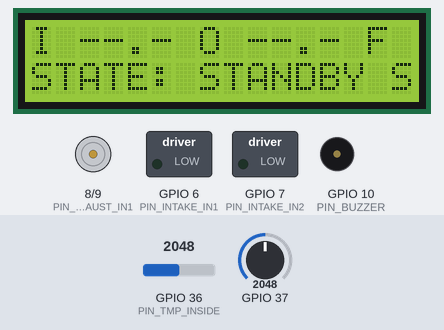
This sketch was run on a simulated ESP32. Shown: 16×2 character LCD, motor-driver pin pairs drawn as motors (green arrow = first pin HIGH = forward, orange = second pin HIGH = backward, longer = more drive), switched loads named in the sketch (green lamp = pin HIGH), buzzer (waves = sounding, pin HIGH). The test bench sets the inputs (shaded band); at power-on: GPIO 36 (PIN_TMP_INSIDE) = 2048, GPIO 37 = 2048. What the sketch prints to the serial monitor is not drawn.

Above: at 1.3 s.
1.4 s: GPIO 36 (PIN_TMP_INSIDE) set to 215
At 5.31 s:
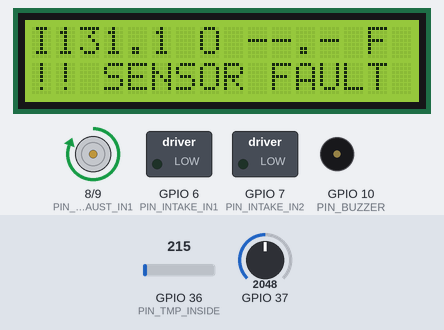
7.0 s: GPIO 37 set to 280
10.3 s: GPIO 37 set to 238
At 16.4 s:
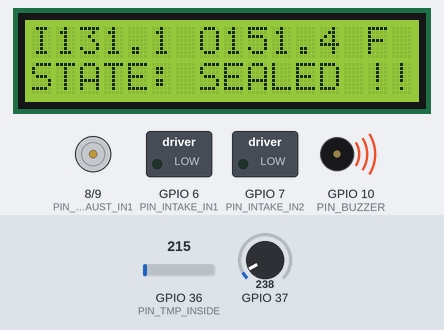
16.7 s: GPIO 36 (PIN_TMP_INSIDE) set to 246
At 18.2 s:
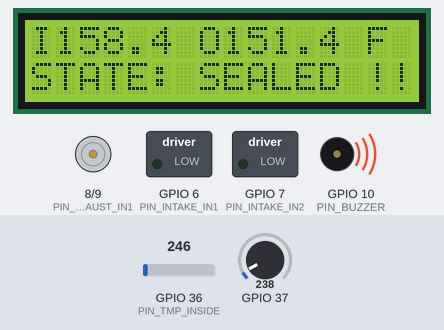
20.0 s: GPIO 36 (PIN_TMP_INSIDE) set to 279
At 25.43 s:
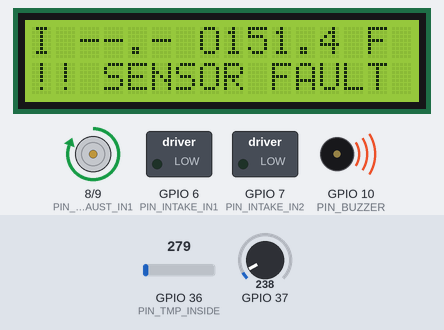
26.7 s: GPIO 37 set to 23
At 27.93 s:
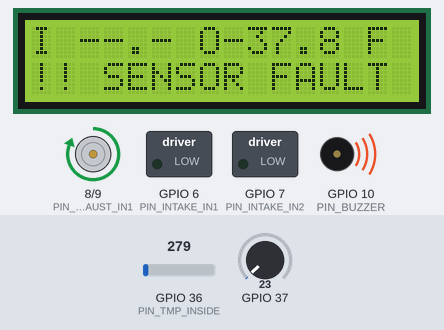
30.0 s: GPIO 37 set to 18
At 30.43 s:
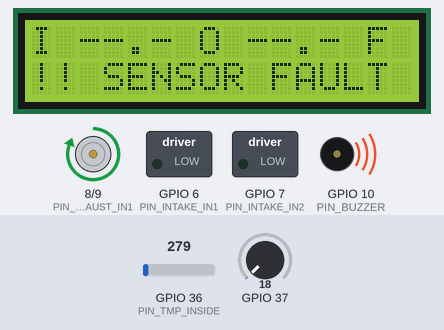
Timing chart, 0 to 34.3 s (numbered marks = the images above; inputs shaded):
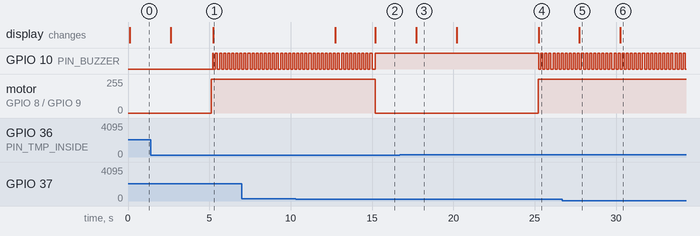

The sketch:

esdl_vent_tinkercad.ino
```cpp
/*
  ESDL Project 1 - Automated Warehouse Ventilation System
  ===== TINKERCAD CIRCUITS VERSION =====

  Tinkercad has no ESP32 and no DHT22, so this is the Arduino Uno port:

      real build                  this simulation
      ------------------------    ----------------------------
      ESP32-WROOM-32              Arduino Uno R3
      2x DHT22 (digital 1-wire)   2x TMP36 (analog)
      DRV8833 H-bridge            L293D H-bridge
      I2C LCD (PCF8574)           parallel 16x2 LCD
      active buzzer module        piezo

  The CONTROL LAW is identical to firmware/src/control.cpp - same thresholds,
  same hysteresis, same five states. Only the hardware layer differs.

  Everything lives in one file because Tinkercad's editor accepts only one.

  HOW TO DRIVE THE DEMO
    Click a TMP36 in the simulator and drag its temperature slider.
      inside 72 / outside 65  -> STANDBY
      inside 85 / outside 65  -> CROSS_VENT    (both fans forward)
      inside 85 / outside 84  -> EXHAUST_ONLY  (intake off, exhaust on)
      inside 85 / outside 95  -> SEALED        (both fans stop, alarm)
    Allow ~10 s between changes: the minimum dwell deliberately blocks
    faster transitions.
    To force FAULT, move a TMP36's centre wire from its pin to GND. That
    reads about -50 C, which is outside the sensor's valid range, and after
    three consecutive bad reads the controller fails safe.
*/

#include <LiquidCrystal.h>

// ---------------------------------------------------------------- states
// Plain ints, deliberately NOT an enum. The Arduino IDE auto-generates
// function prototypes and injects them at the very top of the sketch -
// above the #include, above anything you can write. A custom type used in
// a function signature therefore can never be declared early enough, and
// you get "'FanDrive' does not name a type". Ints sidestep it entirely.
const int STANDBY      = 0;
const int CROSS_VENT   = 1;
const int EXHAUST_ONLY = 2;
const int SEALED       = 3;
const int FAULT        = 4;

const int FAN_OFF = 0;   // both driver inputs low - motor stopped
const int FAN_FWD = 1;
const int FAN_REV = 2;

// ---------------------------------------------------------------- pins
const int PIN_TMP_INSIDE   = A0;   // chamber sensor
const int PIN_TMP_OUTSIDE  = A1;   // ambient sensor
const int PIN_INTAKE_IN1   = 6;    // L293D pin 2   (IN1)
const int PIN_INTAKE_IN2   = 7;    // L293D pin 7   (IN2)
const int PIN_EXHAUST_IN1  = 8;    // L293D pin 10  (IN3)
const int PIN_EXHAUST_IN2  = 9;    // L293D pin 15  (IN4)
const int PIN_BUZZER       = 10;

LiquidCrystal lcd(12, 11, 5, 4, 3, 2);   // RS, E, D4, D5, D6, D7

// ---------------------------------------------------- control thresholds
// Fahrenheit shown for readability; all control maths is in Celsius.
const float HOT_ON_C      = 26.667;   // 80.0 F  - fans engage above this
const float HOT_OFF_C     = 25.000;   // 77.0 F  - and release below this
const float CROSS_ENTER_C =  1.111;   // outside 2.0 F cooler -> open intake
const float CROSS_EXIT_C  =  0.556;   // release at 1.0 F
const float SEAL_ENTER_C  = -1.667;   // outside 3.0 F HOTTER -> stop exchanging
const float SEAL_EXIT_C   = -0.833;   // release at 1.5 F

const int      FAULT_STREAK  = 3;     // consecutive bad reads before FAULT
const unsigned long MIN_DWELL_MS = 10000UL;
const unsigned long TICK_MS      = 2500UL;   // one control decision per tick
const unsigned long LCD_MS       = 500UL;    // 2 Hz display refresh
const unsigned long BUZZ_MS      = 125UL;    // 4 Hz fault pattern

// TMP36 is rated -40..125 C. Anything outside this is not a real reading.
const float SENSOR_MIN_C = -40.0;
const float SENSOR_MAX_C =  80.0;

// ---------------------------------------------------------------- state
int state = STANDBY;
bool  hotLatched   = false;   // chamber is hot, with hysteresis
bool  crossLatched = false;   // outside meaningfully cooler
bool  sealLatched  = false;   // outside meaningfully hotter
int   failStreak   = 0;
unsigned long enteredMs = 0;
bool  started = false;

float tInsideC  = NAN;
float tOutsideC = NAN;

unsigned long dueTick = 0, dueLcd = 0, dueTrace = 0;
char shadow[2][17];

// ------------------------------------------------------------- sensors
// TMP36: 10 mV per degree C, with a 500 mV offset at 0 C.
float readTempC(int pin) {
  int raw = analogRead(pin);
  float volts = raw * (5.0 / 1023.0);
  return (volts - 0.5) * 100.0;
}

bool readingValid(float c) {
  return !isnan(c) && c >= SENSOR_MIN_C && c <= SENSOR_MAX_C;
}

// ------------------------------------------------------- the control law
// Identical in structure to firmware/src/control.cpp :: VentController.
void updateControl(unsigned long now) {
  bool first = !started;
  if (first) { started = true; enteredMs = now; }

  bool inOk  = readingValid(tInsideC);
  bool outOk = readingValid(tOutsideC);

  if (inOk && outOk) failStreak = 0;
  else if (failStreak < 255) failStreak++;

  int desired;

  if (failStreak >= FAULT_STREAK) {
    // Fail loud and fail safe. Never a silent fall-through to STANDBY with
    // the chamber cooking.
    desired = FAULT;
  } else {
    // Latches only update from trustworthy data; below the fault threshold
    // we ride through a dropout on the last known-good decision.
    if (inOk) {
      if (!hotLatched && tInsideC >= HOT_ON_C)       hotLatched = true;
      else if (hotLatched && tInsideC <= HOT_OFF_C)  hotLatched = false;
    }
    if (inOk && outOk) {
      float diff = tInsideC - tOutsideC;
      if (!crossLatched && diff >= CROSS_ENTER_C)      crossLatched = true;
      else if (crossLatched && diff < CROSS_EXIT_C)    crossLatched = false;
      // Upper bound on exchange: moving air only cools while the air we pull
      // in is not hotter than the air we push out.
      if (!sealLatched && diff <= SEAL_ENTER_C)        sealLatched = true;
      else if (sealLatched && diff > SEAL_EXIT_C)      sealLatched = false;
    }

    if (!hotLatched)        desired = STANDBY;
    else if (sealLatched)   desired = SEALED;      // cannot deadlock: internal
    else if (crossLatched)  desired = CROSS_VENT;  // heat raises T_in until it
    else                    desired = EXHAUST_ONLY;// passes T_out, freeing it
  }

  if (desired != state) {
    // Dwell stops the fans hunting. A fault is a safety event and preempts
    // it, as does the very first decision after power-up.
    bool preempt = first || desired == FAULT;
    if (preempt || (now - enteredMs) >= MIN_DWELL_MS) {
      state = desired;
      enteredMs = now;
    }
  }
}

int intakeFor(int s) {
  // Brushless fans run one way only, so the intake is simply on or off.
  if (s == CROSS_VENT) return FAN_FWD;
  return FAN_OFF;      // STANDBY, EXHAUST_ONLY, SEALED, FAULT
}

int exhaustFor(int s) {
  if (s == CROSS_VENT || s == EXHAUST_ONLY || s == FAULT) return FAN_FWD;
  return FAN_OFF;
}

// --------------------------------------------------------- actuators
void driveFan(int in1, int in2, int d) {
  if (d == FAN_FWD)      { digitalWrite(in1, HIGH); digitalWrite(in2, LOW);  }
  else if (d == FAN_REV) { digitalWrite(in1, LOW);  digitalWrite(in2, HIGH); }
  else                   { digitalWrite(in1, LOW);  digitalWrite(in2, LOW);  }
}

void driveBuzzer(unsigned long now) {
  bool on = false;
  if (state == EXHAUST_ONLY || state == SEALED) on = true;            // steady
  else if (state == FAULT) on = ((now / BUZZ_MS) % 2) != 0;           // 4 Hz
  digitalWrite(PIN_BUZZER, on ? HIGH : LOW);
}

// ------------------------------------------------------------- display
const char* stateLabel() {
  switch (state) {
    case STANDBY:      return "STATE: STANDBY";
    case CROSS_VENT:   return "STATE: CROSS VENT";
    case EXHAUST_ONLY: return "STATE: EXHAUST";
    case SEALED:       return "STATE: SEALED";
    case FAULT:        return "!! SENSOR FAULT";
  }
  return "STATE: ?";
}

// A failed read must look failed, never like a plausible 0.0
void fmtTempF(char* out, float c) {
  if (!readingValid(c)) { strcpy(out, " --.-"); return; }
  dtostrf(c * 9.0 / 5.0 + 32.0, 5, 1, out);
}

void writeLine(int row, const char* text) {
  char padded[17];
  for (int i = 0; i < 16; i++) padded[i] = text[i] ? text[i] : ' ';
  padded[16] = '\0';
  for (int i = 0; i < 16 && text[i]; i++) padded[i] = text[i];
  // rewrite only the characters that changed - a full clear() every refresh
  // is what makes these displays flicker
  for (int col = 0; col < 16; col++) {
    if (padded[col] == shadow[row][col]) continue;
    lcd.setCursor(col, row);
    lcd.write(padded[col]);
    shadow[row][col] = padded[col];
  }
}

void refreshLcd() {
  char ti[8], to[8], line[24];
  fmtTempF(ti, tInsideC);
  fmtTempF(to, tOutsideC);
  sprintf(line, "I%s O%s F", ti, to);
  writeLine(0, line);
  writeLine(1, stateLabel());
}

void trace() {
  char ti[8], to[8];
  fmtTempF(ti, tInsideC);
  fmtTempF(to, tOutsideC);
  Serial.print(millis());
  Serial.print("  ");
  Serial.print(stateLabel());
  Serial.print("  in=");  Serial.print(ti);
  Serial.print("F out="); Serial.print(to);
  Serial.print("F  intake=");
  Serial.print(intakeFor(state) == FAN_FWD ? "fwd" :
               intakeFor(state) == FAN_REV ? "rev" : "off");
  Serial.print(" exhaust=");
  Serial.print(exhaustFor(state) == FAN_FWD ? "fwd" : "off");
  Serial.print("  fail=");
  Serial.println(failStreak);
}

// ------------------------------------------------------------- sketch
void setup() {
  Serial.begin(9600);

  pinMode(PIN_INTAKE_IN1, OUTPUT);
  pinMode(PIN_INTAKE_IN2, OUTPUT);
  pinMode(PIN_EXHAUST_IN1, OUTPUT);
  pinMode(PIN_EXHAUST_IN2, OUTPUT);
  pinMode(PIN_BUZZER, OUTPUT);
  digitalWrite(PIN_INTAKE_IN1, LOW);
  digitalWrite(PIN_INTAKE_IN2, LOW);
  digitalWrite(PIN_EXHAUST_IN1, LOW);
  digitalWrite(PIN_EXHAUST_IN2, LOW);
  digitalWrite(PIN_BUZZER, LOW);

  lcd.begin(16, 2);
  for (int r = 0; r < 2; r++)
    for (int c = 0; c < 16; c++) shadow[r][c] = ' ';

  Serial.println("ESDL Project 1 - ventilation controller (Tinkercad)");
  Serial.println("hot ON 80.0F / OFF 77.0F, intake deadband 2.0F, dwell 10 s");
}

void loop() {
  unsigned long now = millis();

  // Non-blocking cooperative scheduler. No delay() anywhere.
  if ((long)(now - dueTick) >= 0) {
    tInsideC  = readTempC(PIN_TMP_INSIDE);
    tOutsideC = readTempC(PIN_TMP_OUTSIDE);
    int before = state;
    updateControl(now);
    dueTick = now + TICK_MS;
    if (state != before) trace();
  }

  driveFan(PIN_INTAKE_IN1,  PIN_INTAKE_IN2,  intakeFor(state));
  driveFan(PIN_EXHAUST_IN1, PIN_EXHAUST_IN2, exhaustFor(state));
  driveBuzzer(now);

  if ((long)(now - dueLcd) >= 0)   { refreshLcd(); dueLcd = now + LCD_MS; }
  if ((long)(now - dueTrace) >= 0) { trace();      dueTrace = now + 5000UL; }
}
```

Measured:
- the behaviour switches between 266 and 265 on GPIO 37 (found by bisection; images 1 and 2)
- the behaviour switches between 265 and 266 on GPIO 36 (PIN_TMP_INSIDE) (found by bisection; images 3 and 4)
- after the input at 1.4 s, the display: first changes after 1.2 s (image 1 shows a later state)
- after the input at 10.3 s, motor on GPIO 8 (PIN_EXHAUST_IN1) / GPIO 9 (PIN_EXHAUST_IN2): forward 255/255 → stopped after 4.9 s; the display: first changes after 2.5 s (image 2 shows a later state)
- after the input at 16.7 s, the display: changes after 1.0 s (image 3)
- after the input at 20.0 s, GPIO 6 (PIN_INTAKE_IN1): stays LOW (without the input it goes to HIGH after 5.2 s); the display: first changes after 0.21 s (image 4 shows a later state)
- after the input at 26.7 s, the display: changes after 1.1 s (image 5)
- after the input at 30.0 s, the display: changes after 0.25 s (image 6)
